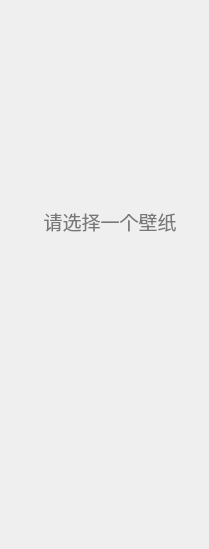
             <widget class="QWidget" name="scrollAreaWidgetContents">
              <property name="geometry">
               <rect>
                <x>0</x>
                <y>0</y>
                <width>209</width>
                <height>549</height>
               </rect>
              </property>
              <layout class="QVBoxLayout" name="verticalLayout_15">
               <property name="rightMargin">
                <number>0</number>
               </property>
               <property name="bottomMargin">
                <number>0</number>
               </property>
               <item>
                <widget class="QLabel" name="label_img">
                 <property name="minimumSize">
                  <size>
                   <width>190</width>
                   <height>190</height>
                  </size>
                 </property>
                 <property name="text">
                  <string/>
                 </property>
                 <property name="pixmap">
                  <pixmap resource="../img/images.qrc">:/img/background-img.jpg</pixmap>
                 </property>
                 <property name="scaledContents">
                  <bool>true</bool>
                 </property>
                </widget>
               </item>
               <item>
                <widget class="QLabel" name="label_error_project">
                 <property name="font">
                  <font>
                   <pointsize>14</pointsize>
                  </font>
                 </property>
                 <property name="styleSheet">
                  <string notr="true">color: rgb(119, 119, 119);</string>
                 </property>
                 <property name="text">
                  <string>请选择一个壁纸</string>
                 </property>
                 <property name="scaledContents">
                  <bool>false</bool>
                 </property>
                 <property name="alignment">
                  <set>Qt::AlignmentFlag::AlignCenter</set>
                 </property>
                </widget>
               </item>
               <item>
                <widget class="QLabel" name="label_name">
                 <property name="maximumSize">
                  <size>
                   <width>200</width>
                   <height>16777215</height>
                  </size>
                 </property>
                 <property name="text">
                  <string/>
                 </property>
                 <property name="alignment">
                  <set>Qt::AlignmentFlag::AlignCenter</set>
                 </property>
                 <property name="wordWrap">
                  <bool>true</bool>
                 </property>
                </widget>
               </item>
               <item>
                <widget class="QLabel" name="label_title">
                 <property name="maximumSize">
                  <size>
                   <width>200</width>
                   <height>16777215</height>
                  </size>
                 </property>
                 <property name="font">
                  <font>
                   <pointsize>11</pointsize>
                  </font>
                 </property>
                 <property name="text">
                  <string/>
                 </property>
                 <property name="wordWrap">
                  <bool>true</bool>
                 </property>
                </widget>
               </item>
               <item>
                <widget class="QLabel" name="label_type">
                 <property name="maximumSize">
                  <size>
                   <width>200</width>
                   <height>16777215</height>
                  </size>
                 </property>
                 <property name="text">
                  <string/>
                 </property>
                 <property name="alignment">
                  <set>Qt::AlignmentFlag::AlignCenter</set>
                 </property>
                </widget>
               </item>
               <item>
                <widget class="QLabel" name="label_subscriptiondate">
                 <property name="maximumSize">
                  <size>
                   <width>200</width>
                   <height>16777215</height>
                  </size>
                 </property>
                 <property name="font">
                  <font>
                   <pointsize>9</pointsize>
                   <fontweight>Light</fontweight>
                  </font>
                 </property>
                 <property name="text">
                  <string/>
                 </property>
                 <property name="alignment">
                  <set>Qt::AlignmentFlag::AlignCenter</set>
                 </property>
                 <property name="wordWrap">
                  <bool>true</bool>
                 </property>
                </widget>
               </item>
               <item>
                <widget class="QLabel" name="label_updatedate">
                 <property name="maximumSize">
                  <size>
                   <width>200</width>
                   <height>16777215</height>
                  </size>
                 </property>
                 <property name="font">
                  <font>
                   <fontweight>Light</fontweight>
                  </font>
                 </property>
                 <property name="frameShape">
                  <enum>QFrame::Shape::NoFrame</enum>
                 </property>
                 <property name="frameShadow">
                  <enum>QFrame::Shadow::Plain</enum>
                 </property>
                 <property name="text">
                  <string/>
                 </property>
                 <property name="alignment">
                  <set>Qt::AlignmentFlag::AlignCenter</set>
                 </property>
                 <property name="wordWrap">
                  <bool>true</bool>
                 </property>
                </widget>
               </item>
               <item>
                <widget class="QLabel" name="label_note">
                 <property name="maximumSize">
                  <size>
                   <width>200</width>
                   <height>16777215</height>
                  </size>
                 </property>
                 <property name="text">
                  <string/>
                 </property>
                 <property name="wordWrap">
                  <bool>true</bool>
                 </property>
                </widget>
               </item>
               <item>
                <spacer name="verticalSpacer_3">
                 <property name="orientation">
                  <enum>Qt::Orientation::Vertical</enum>
                 </property>
                 <property name="sizeHint" stdset="0">
                  <size>
                   <width>0</width>
                   <height>0</height>
                  </size>
                 </property>
                </spacer>
               </item>
              </layout>
             </widget>
